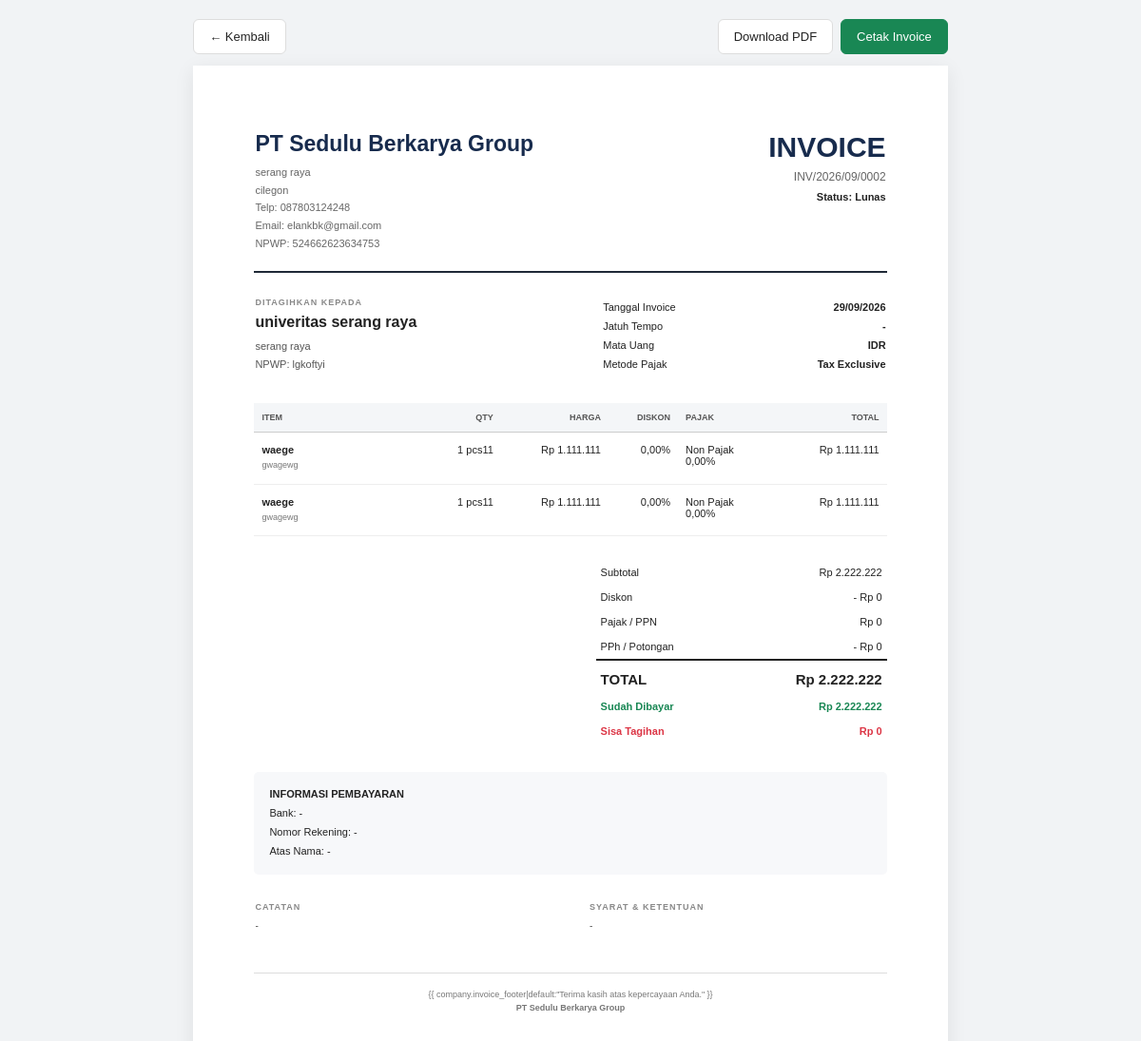
Screenshot of /invoice/2/cetak/ (signed in) with the database file from the repository.
### apps/company/models.py (models this page shows, shortened)
class CompanySetting(models.Model):
    company_name = models.CharField(
        max_length=150,
        default="PT Seduur Berkarys Grove",
    )
    address = models.TextField(
        blank=True,
    )
    city = models.CharField(
        max_length=100,
        blank=True,
    )
    phone = models.CharField(
        max_length=30,
        blank=True,
    )
    email = models.EmailField(
        blank=True,
    )
    npwp = models.CharField(
        max_length=50,
        blank=True,
    )
    logo = models.ImageField(
        upload_to="company/",
        null=True,
        blank=True,
    )
    bank_name = models.CharField(
        max_length=100,
        blank=True,
    )
    bank_account_number = models.CharField(
        max_length=100,
        blank=True,
    )
    bank_account_name = models.CharField(
        max_length=150,
        blank=True,
    )
    default_currency = models.CharField(
        max_length=10,
        default="IDR",
    )
    invoice_prefix = models.CharField(
        max_length=20,
        default="INV",
    )
    invoice_footer = models.TextField(
        blank=True,
    )
    updated_at = models.DateTimeField(
        auto_now=True,
    )

### apps/invoices/models.py (models this page shows, shortened)
class Invoice(models.Model):
    STATUS_CHOICES = [
        ("DRAFT", "Draft"),
        ("UNPAID", "Belum Lunas"),
        ("PARTIAL", "Sebagian"),
        ("PAID", "Lunas"),
        ("OVERDUE", "Jatuh Tempo"),
        ("CANCELLED", "Dibatalkan"),
    ]
    TAX_MODE_CHOICES = [
        ("EXCLUSIVE", "Tax Exclusive"),
        ("INCLUSIVE", "Tax Inclusive"),
    ]
    invoice_number = models.CharField(
        max_length=50,
        unique=True,
    )
    customer = models.ForeignKey(
        "customers.Customer",
        on_delete=models.PROTECT,
        related_name="invoices",
    )
    customer_name = models.CharField(
        max_length=150,
    )
    customer_npwp = models.CharField(
        max_length=30,
        blank=True,
    )
    customer_address = models.TextField(
        blank=True,
    )
    invoice_date = models.DateField()
    due_date = models.DateField(
        null=True,
        blank=True,
    )
    status = models.CharField(
        max_length=20,
        choices=STATUS_CHOICES,
        default="DRAFT",
    )
    currency = models.CharField(
        max_length=10,
        default="IDR",
    )
    exchange_rate = models.DecimalField(
        max_digits=18,
        decimal_places=6,
        default=1,
    )
    tax_mode = models.CharField(
        max_length=20,
        choices=TAX_MODE_CHOICES,
        default="EXCLUSIVE",
    )
    subtotal = models.DecimalField(
        max_digits=18,
        decimal_places=2,
        default=0,
    )
    discount_total = models.DecimalField(
        max_digits=18,
        decimal_places=2,
        default=0,
    )
    tax_total = models.DecimalField(
        max_digits=18,
        decimal_places=2,
        default=0,
    )
    withholding_total = models.DecimalField(
        max_digits=18,
        decimal_places=2,
        default=0,
    )
    grand_total = models.DecimalField(
        max_digits=18,
        decimal_places=2,
        default=0,
    )
    paid_amount = models.DecimalField(
        max_digits=18,
        decimal_places=2,
        default=0,
    )
    balance_due = models.DecimalField(
        max_digits=18,
        decimal_places=2,
        default=0,
    )
    notes = models.TextField(
        blank=True,
    )
    terms = models.TextField(
        blank=True,
    )
    created_at = models.DateTimeField(
        auto_now_add=True,
    )
    updated_at = models.DateTimeField(
        auto_now=True,
    )
    class Meta:
        ordering = ["-invoice_date", "-id"]

class InvoiceItem(models.Model):
    invoice = models.ForeignKey(
        Invoice,
        on_delete=models.CASCADE,
        related_name="items",
    )
    product = models.ForeignKey(
        "products.Product",
        on_delete=models.SET_NULL,
        null=True,
        blank=True,
        related_name="invoice_items",
    )
    product_name = models.CharField(
        max_length=150,
    )
    description = models.TextField(
        blank=True,
    )
    unit = models.CharField(
        max_length=30,
        blank=True,
    )
    quantity = models.DecimalField(
        max_digits=18,
        decimal_places=3,
        default=1,
        validators=[MinValueValidator(0)],
    )
    unit_price = models.DecimalField(
        max_digits=18,
        decimal_places=2,
        default=0,
        validators=[MinValueValidator(0)],
    )
    discount_percent = models.DecimalField(
        max_digits=7,
        decimal_places=4,
        default=0,
    )
    discount_amount = models.DecimalField(
        max_digits=18,
        decimal_places=2,
        default=0,
    )
    tax = models.ForeignKey(
        "taxes.Tax",
        on_delete=models.SET_NULL,
        null=True,
        blank=True,
        related_name="invoice_items",
    )
    tax_name = models.CharField(
        max_length=100,
        blank=True,
    )
    tax_rate = models.DecimalField(
        max_digits=7,
        decimal_places=4,
        default=0,
    )
    tax_effect = models.CharField(
        max_length=10,
        blank=True,
    )
    line_subtotal = models.DecimalField(
        max_digits=18,
        decimal_places=2,
        default=0,
    )
    tax_amount = models.DecimalField(
        max_digits=18,
        decimal_places=2,
        default=0,
    )
    line_total = models.DecimalField(
        max_digits=18,
        decimal_places=2,
        default=0,
    )
    created_at = models.DateTimeField(
        auto_now_add=True,
    )

### apps/invoices/views.py (the view)
@login_required
def invoice_print(request, pk):
    invoice = get_object_or_404(
        Invoice.objects
        .select_related(
            "customer"
        )
        .prefetch_related(
            "items",
            "payments",
        ),
        pk=pk,
    )
    company = (
        CompanySetting.objects
        .first()
    )
    context = {
        "invoice": invoice,
        "company": company,
    }
    return render(
        request,
        "invoices/print.html",
        context,
    )

### apps/invoices/templatetags/currency.py (called while the page is built)
@register.filter
def rupiah(value):
    try:
        number = Decimal(value or 0)
        number = int(round(number))
        formatted = f"{number:,}".replace(",", ".")
        return f"Rp {formatted}"
    except (
        InvalidOperation,
        TypeError,
        ValueError,
    ):
        return "Rp 0"

### templates/invoices/print.html (shortened to what this page needs)
{% load currency %}
<!doctype html>
<html lang="id">
  <head>
  </head>
  <body>
    <div class="toolbar">
      <div class="toolbar-left">
        <a href="{% url 'invoices:detail' invoice.pk %}" class="btn">
          ← Kembali
        </a>
      </div>
      <div class="toolbar-right">
        <a href="{% url 'invoices:pdf' invoice.pk %}" class="btn">
          Download PDF
        </a>
        <button type="button" onclick="window.print()" class="btn btn-print">
          Cetak Invoice
        </button>
      </div>
    </div>
    <div class="invoice-paper">
      <table class="header-table">
        <tr>
          <td width="60%">
            <div class="company-name">
              {{ company.company_name|default:"PT Seduur Berkarys Grove" }}
            </div>
            <div class="company-info">
              {{ company.address|default:"-" }}
              <br />
              {{ company.city|default:"-" }}
              <br />
              Telp: {{ company.phone|default:"-" }}
              <br />
              Email: {{ company.email|default:"-" }}
              <br />
              NPWP: {{ company.npwp|default:"-" }}
            </div>
          </td>
          <td width="40%">
            <div class="invoice-title">INVOICE</div>
            <div class="invoice-number">{{ invoice.invoice_number }}</div>
            <div class="invoice-status">
              Status: {{ invoice.get_status_display }}
            </div>
          </td>
        </tr>
      </table>
      <table class="info-table">
        <tr>
          <td width="55%">
            <div class="section-label">Ditagihkan Kepada</div>
            <div class="customer-name">{{ invoice.customer_name }}</div>
            <div class="customer-info">
              {{ invoice.customer_address|default:"-"|linebreaksbr }}
              <br />
              NPWP: {{ invoice.customer_npwp|default:"-" }}
            </div>
          </td>
          <td width="45%">
            <table class="meta-table">
              <tr>
                <td>Tanggal Invoice</td>
                <td>{{ invoice.invoice_date|date:"d/m/Y" }}</td>
              </tr>
              <tr>
                <td>Jatuh Tempo</td>
                <td>{{ invoice.due_date|date:"d/m/Y"|default:"-" }}</td>
              </tr>
              <tr>
                <td>Mata Uang</td>
                <td>{{ invoice.currency }}</td>
              </tr>
              <tr>
                <td>Metode Pajak</td>
                <td>{{ invoice.get_tax_mode_display }}</td>
              </tr>
            </table>
          </td>
        </tr>
      </table>
      <table class="items">
        <thead>
          <tr>
            <th style="width: 29%">Item</th>
            <th class="text-right" style="width: 10%">Qty</th>
            <th class="text-right" style="width: 17%">Harga</th>
            <th class="text-right" style="width: 11%">Diskon</th>
            <th style="width: 15%">Pajak</th>
            <th class="text-right" style="width: 18%">Total</th>
          </tr>
        </thead>
        <tbody>
          {% for item in invoice.items.all %}
          <tr>
            <td>
              <div class="item-name">{{ item.product_name }}</div>
              <div class="item-description">
                {{ item.description|default:"" }}
              </div>
            </td>
            <td class="text-right">
              {{ item.quantity|floatformat:-3 }} {{ item.unit }}
            </td>
            <td class="text-right">{{ item.unit_price|rupiah }}</td>
            <td class="text-right">
              {{ item.discount_percent|floatformat:2 }}%
            </td>
            <td>
              {{ item.tax_name|default:"Non Pajak" }}
              <br />
              {{ item.tax_rate|floatformat:2 }}%
            </td>
            <td class="text-right">{{ item.line_total|rupiah }}</td>
          </tr>
          {% empty %}
          <tr>
            <td colspan="6" style="text-align: center; padding: 30px">
              Tidak ada item.
            </td>
          </tr>
          {% endfor %}
        </tbody>
      </table>
      <div class="summary-wrapper">
        <table class="summary">
          <tr>
            <td>Subtotal</td>
            <td>{{ invoice.subtotal|rupiah }}</td>
          </tr>
          <tr>
            <td>Diskon</td>
            <td>- {{ invoice.discount_total|rupiah }}</td>
          </tr>
          <tr>
            <td>Pajak / PPN</td>
            <td>{{ invoice.tax_total|rupiah }}</td>
          </tr>
          <tr>
            <td>PPh / Potongan</td>
            <td>- {{ invoice.withholding_total|rupiah }}</td>
          </tr>
          <tr class="grand-total">
            <td>TOTAL</td>
            <td>{{ invoice.grand_total|rupiah }}</td>
          </tr>
          <tr class="paid">
            <td>Sudah Dibayar</td>
            <td>{{ invoice.paid_amount|rupiah }}</td>
          </tr>
          <tr class="balance">
            <td>Sisa Tagihan</td>
            <td>{{ invoice.balance_due|rupiah }}</td>
          </tr>
        </table>
      </div>
      <div class="payment-box">
        <strong> INFORMASI PEMBAYARAN </strong>
        <br />
        Bank: {{ company.bank_name|default:"-" }}
        <br />
        Nomor Rekening: {{ company.bank_account_number|default:"-" }}
        <br />
        Atas Nama: {{ company.bank_account_name|default:"-" }}
      </div>
      <table class="bottom-grid">
        <tr>
          <td>
            <div class="section-label">Catatan</div>
            <div class="notes-content">
              {{ invoice.notes|default:"-"|linebreaksbr }}
            </div>
          </td>
          <td>
            <div class="section-label">Syarat & Ketentuan</div>
            <div class="notes-content">
              {{ invoice.terms|default:"-"|linebreaksbr }}
            </div>
          </td>
        </tr>
      </table>
      <div class="footer">
        {{ company.invoice_footer|default:"Terima kasih atas kepercayaan Anda."
        }}
        <br />
        <strong>
          {{ company.company_name|default:"PT Seduur Berkarys Grove" }}
        </strong>
      </div>
    </div>
  </body>
</html>

### templates/invoices/print.html (style rules this page uses)
* { box-sizing: border-box; }
body { margin: 0; background: #f1f3f5; font-family: Arial, Helvetica, sans-serif; color: #222222; }
.toolbar { width: 210mm; margin: 20px auto 12px auto; display: flex; justify-content: space-between; align-items: center; }
.toolbar-left, .toolbar-right { display: flex; gap: 8px; }
.btn { display: inline-block; padding: 10px 16px; border-radius: 6px; text-decoration: none; border: 1px solid #dddddd; background: white; color: #222222; font-size: 13px; cursor: pointer; }
.btn-print { background: #198754; border-color: #198754; color: white; }
.invoice-paper { width: 210mm; min-height: 297mm; margin: 0 auto 30px auto; background: white; padding: 18mm 17mm; box-shadow: 0 5px 20px rgba(0, 0, 0, 0.08); }
.header-table { width: 100%; border-collapse: collapse; border-bottom: 2px solid #1f2937; padding-bottom: 20px; }
.header-table td { vertical-align: top; padding-bottom: 20px; }
.company-name { font-size: 23px; font-weight: bold; color: #172b4d; margin-bottom: 7px; }
.company-info { font-size: 11px; color: #666666; line-height: 1.7; }
.invoice-title { font-size: 30px; font-weight: bold; text-align: right; color: #172b4d; }
.invoice-number { margin-top: 7px; text-align: right; font-size: 12px; color: #666666; }
.invoice-status { margin-top: 8px; text-align: right; font-size: 11px; font-weight: bold; }
.info-table { width: 100%; margin-top: 25px; border-collapse: collapse; }
.info-table td { vertical-align: top; }
.section-label { font-size: 9px; color: #888888; font-weight: bold; letter-spacing: 1px; text-transform: uppercase; margin-bottom: 7px; }
.customer-name { font-size: 16px; font-weight: bold; margin-bottom: 7px; }
.customer-info { font-size: 11px; line-height: 1.7; color: #555555; }
.meta-table { width: 100%; border-collapse: collapse; font-size: 11px; }
.meta-table td { padding: 4px 0; }
.meta-table td:last-child { text-align: right; font-weight: bold; }
.items { width: 100%; border-collapse: collapse; margin-top: 30px; font-size: 11px; }
.items th { padding: 10px 8px; background: #f4f6f8; border-bottom: 1px solid #cccccc; font-size: 9px; color: #555555; text-transform: uppercase; text-align: left; }
.items td { padding: 12px 8px; border-bottom: 1px solid #eeeeee; vertical-align: top; }
.text-right { text-align: right !important; }
.item-name { font-weight: bold; color: #222222; }
.item-description { margin-top: 4px; font-size: 9px; color: #777777; line-height: 1.5; }
.summary-wrapper { display: flex; justify-content: flex-end; margin-top: 25px; }
.summary { width: 46%; border-collapse: collapse; font-size: 11px; }
.summary td { padding: 7px 5px; }
.summary td:last-child { text-align: right; }
.grand-total td { border-top: 2px solid #222222; padding-top: 11px; font-size: 15px; font-weight: bold; }
.paid { color: #198754; font-weight: bold; }
.balance { color: #dc3545; font-weight: bold; }
.payment-box { margin-top: 30px; padding: 14px 16px; background: #f7f8fa; border-radius: 5px; font-size: 11px; line-height: 1.8; }
.bottom-grid { width: 100%; margin-top: 28px; border-collapse: collapse; }
.bottom-grid td { width: 50%; vertical-align: top; padding-right: 20px; }
.bottom-grid td:last-child { padding-right: 0; padding-left: 20px; }
.notes-content { font-size: 10px; color: #555555; line-height: 1.6; }
.footer { margin-top: 40px; padding-top: 15px; border-top: 1px solid #dddddd; text-align: center; font-size: 9px; color: #777777; line-height: 1.6; }

### rows the page displays
CompanySetting: company_name "PT Sedulu Berkarya Group", address "serang raya", city "cilegon", phone "087803124248", email "elankbk@gmail.com", npwp "524662623634753", bank_name "-", bank_account_number "-", bank_account_name "-"
Invoice: invoice_number "INV/2026/09/0002", status "Lunas", customer_name "univeritas serang raya", customer_address "serang raya", customer_npwp "lgkoftyi", invoice_date "29/09/2026", due_date "-", currency "IDR", tax_mode "Tax Exclusive", subtotal|rupiah "Rp 2.222.222", discount_total|rupiah "Rp 0", tax_total|rupiah "Rp 0", withholding_total|rupiah "Rp 0", grand_total|rupiah "Rp 2.222.222", paid_amount|rupiah "Rp 2.222.222", balance_due|rupiah "Rp 0", notes "-", terms "-"
InvoiceItem: product_name "waege", description "gwagewg", quantity "1", unit "pcs11", unit_price|rupiah "Rp 1.111.111", discount_percent "0,00", tax_name "Non Pajak", tax_rate "0,00", line_total|rupiah "Rp 1.111.111"
InvoiceItem: product_name "waege", description "gwagewg", quantity "1", unit "pcs11", unit_price|rupiah "Rp 1.111.111", discount_percent "0,00", tax_name "Non Pajak", tax_rate "0,00", line_total|rupiah "Rp 1.111.111"
